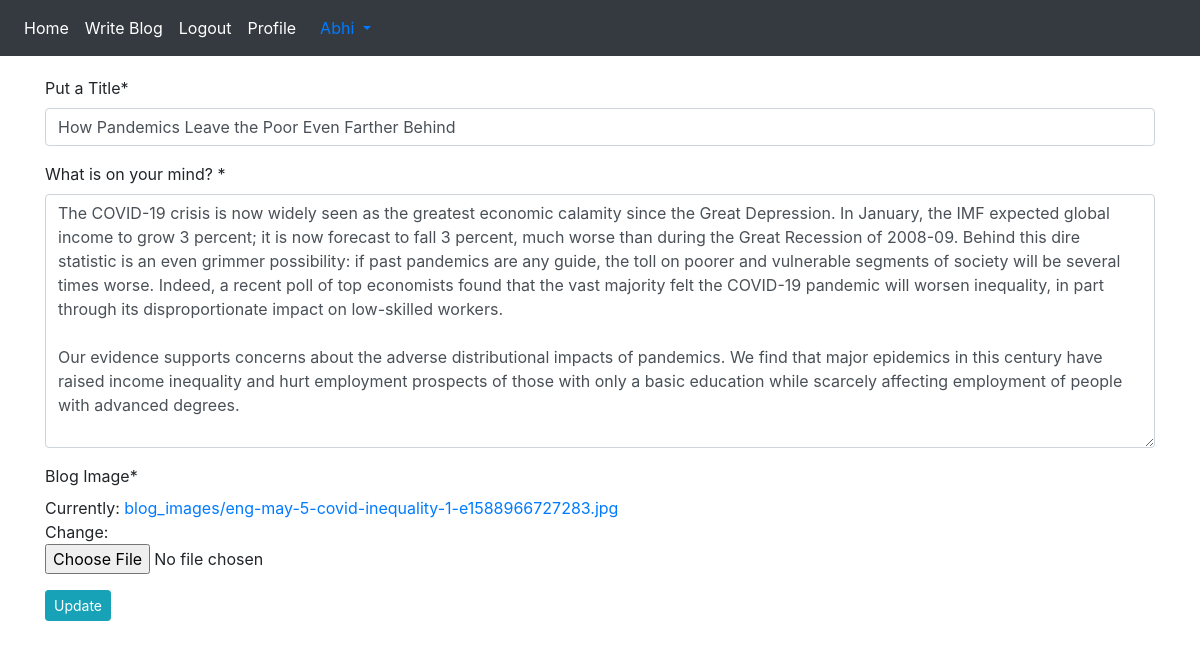
The page /blog/edit-blog/2/ (signed in) on the database its author committed.
### App_Blog/models.py (models this page shows, shortened)
class Blog(models.Model):
    author = models.ForeignKey(User, on_delete=models.CASCADE, related_name='post_author')
    blog_title=models.CharField(max_length=264,verbose_name="Put a Title")
    slug=models.SlugField(max_length=264, unique=True)
    blog_content = models.TextField(verbose_name="What is on your mind? ")
    blog_image=models.ImageField(upload_to='blog_images',verbose_name="Blog Image")
    publish_date=models.DateTimeField(auto_now_add=True)
    update_date=models.DateTimeField(auto_now=True)
    class Meta:
        ordering = ['-publish_date']

### App_Blog/views.py (the view, shortened to what this page needs)
# urls.py: path('edit-blog/<pk>/',views.UpdateBlog.as_view(),name='edit_blog'),
class UpdateBlog(LoginRequiredMixin, UpdateView):
    model = Blog
    fields = ('blog_title','blog_content','blog_image')
    template_name = 'App_Blog/edit_blog.html'

### templates/App_Blog/edit_blog.html (shortened to what this page needs)
{% extends 'base.html' %}
{% load crispy_forms_tags %}
{% block body_block %}
{% if blog.author == user %}
<form method="post" enctype="multipart/form-data">
    {{ form|crispy }}
    <button type="submit" class="btn btn-info btn-sm">Update</button>
    </form>
{% else %}
<p> You are not allowed to view this page </p>
{% endif %}
{% endblock %}

### templates/base.html (shortened to what this page needs)
<!doctype html>
<html lang="en">
  <head>
    <link rel="stylesheet" href="https://cdn.jsdelivr.net/npm/bootstrap@4.5.3/dist/css/bootstrap.min.css">
<link rel="stylesheet" href="https://stackpath.bootstrapcdn.com/font-awesome/4.7.0/css/font-awesome.min.css">
  </head>
  <body>
    <nav class="navbar navbar-expand-sm bg-dark navbar-dark">
     <ul class="navbar-nav">
      <li class="nav-item active">
        <a class="nav-link" href="{% url 'index' %}">Home</a>
    </li>
      {% if user.is_authenticated %}
      <li class="nav-item active">
        <a class="nav-link" href="{% url 'App_Blog:create_blog' %}">Write Blog</a>
    </li>
         <li class="nav-item active">
          <a class="nav-link" href="{% url 'App_Login:logout' %}">Logout</a>
      </li>
      <li class="nav-item active">
        <a class="nav-link" href="{% url 'App_Login:profile' %}">Profile</a>
    </li>
    {% endif %}
     </ul>
     {% if user.is_authenticated %}
     <div class="nav-item dropdown">
       <a class="nav-link dropdown-toggle" href="#" id="navbardrop" data-toggle="dropdown">
         {{ user.username }}
       </a>
   </div>
   {% endif %}
 </nav>
    <div class="container" style="padding-top:20px">
      {% block body_block %}
      {% endblock %}
    </div>
  </body>
</html>

### rows shown on the page
Blog: blog_title "How Pandemics Leave the Poor Even Farther Behind", blog_content "The COVID-19 crisis is now widely seen as the greatest economic calamity since the Great Depression. In January, the IMF expected global income to grow 3 percent; it is now forecast to fall 3 percent, much worse than during the Great Recession of 2008-09. Behind this dire statistic is an even grimmer possibility: if past pandemics are any guide, the toll on poorer and vulnerable segments of society will be several times worse. Indeed, a recent poll of top economists found that the vast majority felt the COVID-19 pandemic will worsen inequality, in part through its disproportionate impact on low-skilled workers. Our evidence supports concerns about the adverse distributional impacts of…"

### other values the page prints
{{ user.username }} "Abhi"
